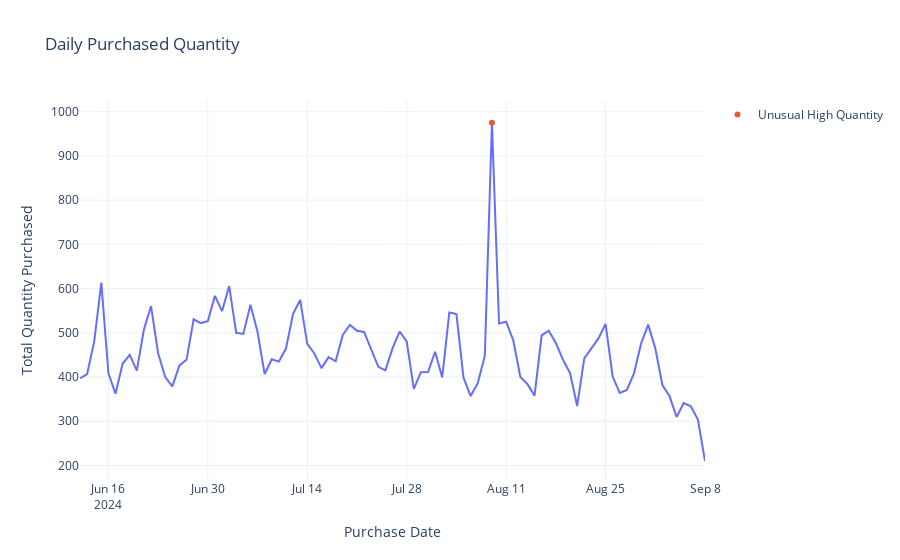

Notebook source saved alongside this figure:
### Code cell
# calculate daily number of quantities
daily_quantity = transaction.groupby(by="PURCHASE_DATE")["FINAL_QUANTITY"].sum().reset_index(name="total_purchase_quantities").sort_values(by="PURCHASE_DATE")
fig = px.line(daily_quantity, x = "PURCHASE_DATE", y = "total_purchase_quantities",
        labels={"PURCHASE_DATE": "Purchase Date",
                "total_purchase_quantities": "Total Quantity Purchased"},
                title="Daily Purchased Quantity")
fig.add_scatter(x=["2024-08-09"], y=["975"], mode="markers",
                name="Unusual High Quantity")
